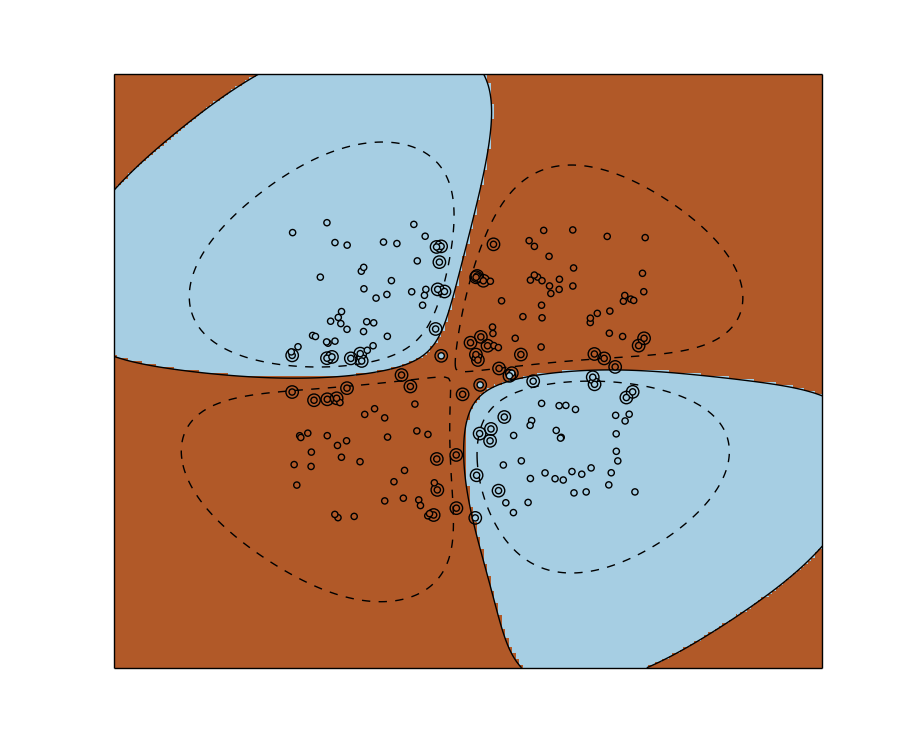

Source code (Python):
import numpy as np
from sklearn import svm
from plot_data import data_cl1,data_cl2,x1,x2,y1,y2
from sklearn.model_selection import cross_val_score
import matplotlib.pyplot as plt 

training_data = data_cl1+data_cl2
label = [1]*len(data_cl1)+[-1]*len(data_cl2)

final_C = 0
final_deg = 0
max_score = 0
crs_val_mean = []
crs_val_std = []
for i in np.arange(1,3,0.5):
	for j in range(1,7):
		clf = svm.SVC(C=i,kernel = 'poly',gamma=j)
		scores = cross_val_score(clf,training_data,label,cv=10)
		if sum(scores)>max_score:
			final_C = i
			final_deg = j
			max_score = sum(scores)

clf = svm.SVC(C=final_C,kernel = 'rbf',gamma=final_deg)

for i in range(30):
	scores = cross_val_score(clf,training_data,label,cv=10);
	crs_val_mean.append(np.mean(np.array(scores)))
	crs_val_std.append(np.std(np.array(scores)))

clf = svm.SVC(C=1,kernel='rbf', gamma=2)
clf.fit(training_data, label)

# plot the line, the points, and the nearest vectors to the plane
plt.figure(1, figsize=(4,3))
plt.clf()

plt.scatter(clf.support_vectors_[:, 0], clf.support_vectors_[:, 1], s=80,
            facecolors='none', zorder=10)
plt.scatter(x1+x2, y1+y2, c=label, zorder=10, cmap=plt.cm.Paired)

plt.axis('tight')
x_min = -2
x_max = 2
y_min = -2
y_max = 2

XX, YY = np.mgrid[x_min:x_max:200j, y_min:y_max:200j]
Z = clf.decision_function(np.c_[XX.ravel(), YY.ravel()])

# Put the result into a color plot
Z = Z.reshape(XX.shape)
plt.figure(1, figsize=(4, 3))
plt.pcolormesh(XX, YY, Z > 0, cmap=plt.cm.Paired)
plt.contour(XX, YY, Z, colors=['k', 'k', 'k'], linestyles=['--', '-', '--'],
            levels=[-.5, 0, .5])

plt.xlim(x_min, x_max)
plt.ylim(y_min, y_max)
print(final_deg,final_C)
plt.xticks(())
plt.yticks(())
plt.show()
x = [i for i in range(30)]
plt.plot(x,crs_val_mean,'b')
plt.plot(x,crs_val_std,'r')
plt.show()
